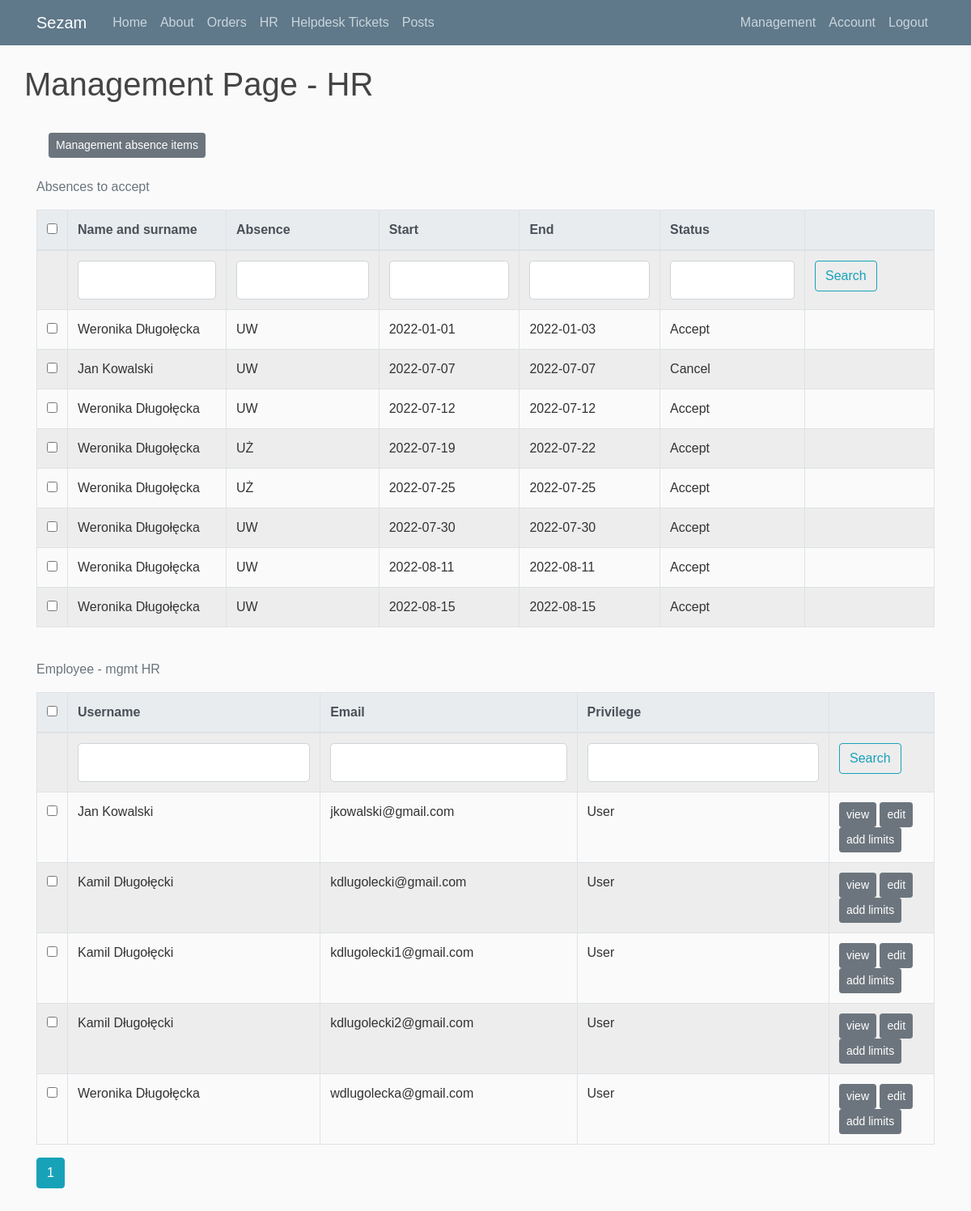
Screenshot of /mgmt_hr (signed in) with the database file from the repository.
### sezam.py (models this page shows, shortened)
class User_Absence(db.Model):
    id = db.Column(db.Integer, primary_key=True)
    name = db.Column(db.String(100), nullable=False)
    start_date = db.Column(db.String(100), nullable=False)
    end_date = db.Column(db.String(100), nullable=False)
    status = db.Column(db.String(100), default='')
    user_id = db.Column(db.Integer, db.ForeignKey('user.id'), nullable=False)
    name_and_surname = db.Column(db.String(100), nullable=False)
    supervisor = db.Column(db.String(100), default='')

class User(db.Model, UserMixin):
    id = db.Column(db.Integer, primary_key=True)
    username = db.Column(db.String(20), nullable=False)
    name= db.Column(db.String(20), nullable=False)
    surname= db.Column(db.String(20), nullable=False)
    email = db.Column(db.String(120), unique=True, nullable=False)
    image_file = db.Column(db.String(20), nullable=False, default='default.jpg')
    password = db.Column(db.String(60), nullable=False)
    privilege = db.Column(db.String(60), nullable=False)
    supervisor = db.Column(db.String(60), nullable=False, default='.')
    status = db.Column(db.String(60), nullable=False)
    posts = db.relationship('Post', backref='author', lazy=True)
    helpdesks = db.relationship('Helpdesk', backref='author', lazy=True)
    user_infos = db.relationship('User_info', backref='author', lazy=True)
    orders = db.relationship('Order', backref='author', lazy=True)

### sezam.py (the view)
@app.route("/mgmt_hr")
@login_required
def mgmt_hr():
    if current_user.privilege=='User':
        return redirect(url_for('about'))
    else:
            page = request.args.get('page', 1, type=int)
            users = User.query.filter_by(supervisor=current_user.username + " " + current_user.surname).order_by(User.surname.desc()).paginate(page=page, per_page=10)
            users_absences = User_Absence.query.all()
            return render_template('mgmt_hr.html',users_absences=users_absences, users=users, page=page)

### sezam.py (called while the page is built)
@login_manager.user_loader
def load_user(user_id):
    return User.query.get(int(user_id))

### templates/mgmt_hr.html (shortened to what this page needs)
{% extends "layout2.html" %}
{% block content %}
<h1>Management Page - HR</h1><br>
<div class="container">
  <div class="col-md-4">
    {% if current_user.privilege =='Admin' %}
    <br><a class="btn btn-secondary btn-sm mt-1" href="{{ url_for('mgmt_absence_add_item') }}">Management absence items</a><br><br>
    {% endif %}
  </div>
  <p class="text-secondary">Absences to accept</p>
  <table id="example" class="table table-striped table-bordered" style="width:100%">
    <thead class="thead-light">
      <tr>
        <th><input type="checkbox" onclick="checkAll(this)"></th>
        <th>Name and surname</td>
        <th>Absence</td>
        <th>Start</td>
        <th>End</td>
        <th>Status</td>
        <th></td>
      </tr>
    </thead>
    <tbody>
      <tr>
        <th></th>
        <th><input type="textbox" name="value1" class="form-control form-control-lg"></td>
        <th><input type="textbox" name="value2" class="form-control form-control-lg"></td>
        <th><input type="textbox" name="value3" class="form-control form-control-lg"></td>
        <th><input type="textbox" name="value4" class="form-control form-control-lg"></td>
        <th><input type="textbox" name="value5" class="form-control form-control-lg"></td>
        <th><input type="submit" name="btn" value="Search"  class="btn btn-outline-info"></td>
      </tr>
      {% for users_absence in users_absences %}
      <tr>
          <td><input type="checkbox" name=""></td>
          <td>{{ users_absence.name_and_surname }}</td>
          <td>{{ users_absence.name }}</td>
          <td>{{ users_absence.start_date }}</td>
          <td>{{ users_absence.end_date }}</td>
          <td>{{ users_absence.status }}</td>
          <td width="160">
          </td>
      </tr>
      {% endfor %}
    </tbody>
  </table>
  <br><p class="text-secondary">Employee - mgmt HR</p>
  <table id="example" class="table table-striped table-bordered" style="width:100%">
    <thead class="thead-light">
      <tr>
        <th><input type="checkbox" onclick="checkAll(this)"></th>
        <th>Username</td>
        <th>Email</td>
        <th>Privilege</td>
        <th></td>
      </tr>
    </thead>
    <tbody>
      <tr>
        <th></th>
        <th><input type="textbox" name="value1" class="form-control form-control-lg"></td>
        <th><input type="textbox" name="value2" class="form-control form-control-lg"></td>
        <th><input type="textbox" name="value3" class="form-control form-control-lg"></td>
        <th><input type="submit" name="btn" value="Search"  class="btn btn-outline-info"></td>
      </tr>
      {% for user in users.items %}
      <tr>
          {% if user.status =='Active' %}
          <td><input type="checkbox" name=""></td>
          <td>{{ user.name }}  {{ user.surname }}</td>
          <td>{{ user.email }}</td>
          <td>{{ user.privilege }}</td>
          <td width="130">
            <a href="/mgmt_user_info_view/{{user.id}}" class="btn btn-secondary btn-sm">view </a>
            <a href="/mgmt_edit_user/{{user.id}}" class="btn btn-secondary btn-sm">edit</a>
            <a href="/mgmt_absence_add_limit/{{user.id}}" class="btn btn-secondary btn-sm">add limits</a>
          </td>
      </tr>
      {% endif %}
      {% endfor %}
    </tbody>
  </table>
  <ul class="pagination">
  {% for page_num in users.iter_pages(left_edge=1, right_edge=1, left_current=1, right_current=2) %}
      {% if page_num %}
        {% if users.page == page_num %}
          <a class="btn btn-info mb-4" href="{{ url_for('mgmt_hr', page=page_num) }}">{{ page_num }}</a>
        {% else %}
          <a class="btn btn-outline-info mb-4" href="{{ url_for('mgmt_hr', page=page_num) }}">{{ page_num }}</a>
        {% endif %}
      {% else %}
        ...
      {% endif %}
  {% endfor %}
  </ul>
</div>
<br>
{% endblock content %}

### static/main.css (style rules this page uses)
body { background: #fafafa; color: #333333; margin-top: 5rem; }
h1, h2, h3, h4, h5, h6 { color: #444444; }
ul { list-style-type: none; }
body { font-family: Verdana, sans-serif; }

### rows the page displays
User_Absence: name_and_surname "Weronika Długołęcka", name "UW", start_date "2022-01-01", end_date "2022-01-03", status "Accept"
User_Absence: name_and_surname "Jan Kowalski", name "UW", start_date "2022-07-07", end_date "2022-07-07", status "Cancel"
User_Absence: name_and_surname "Weronika Długołęcka", name "UW", start_date "2022-07-12", end_date "2022-07-12", status "Accept"
User_Absence: name_and_surname "Weronika Długołęcka", name "UŻ", start_date "2022-07-19", end_date "2022-07-22", status "Accept"
User_Absence: name_and_surname "Weronika Długołęcka", name "UŻ", start_date "2022-07-25", end_date "2022-07-25", status "Accept"
User_Absence: name_and_surname "Weronika Długołęcka", name "UW", start_date "2022-07-30", end_date "2022-07-30", status "Accept"
User_Absence: name_and_surname "Weronika Długołęcka", name "UW", start_date "2022-08-11", end_date "2022-08-11", status "Accept"
User_Absence: name_and_surname "Weronika Długołęcka", name "UW", start_date "2022-08-15", end_date "2022-08-15", status "Accept"
User: name "Jan", surname "Kowalski", email "jkowalski@gmail.com", privilege "User"
User: name "Kamil", surname "Długołęcki", email "kdlugolecki@gmail.com", privilege "User"
User: name "Kamil", surname "Długołęcki", email "kdlugolecki1@gmail.com", privilege "User"
User: name "Kamil", surname "Długołęcki", email "kdlugolecki2@gmail.com", privilege "User"
User: name "Weronika", surname "Długołęcka", email "wdlugolecka@gmail.com", privilege "User"

### other values shown
{{ page_num }} "1"
